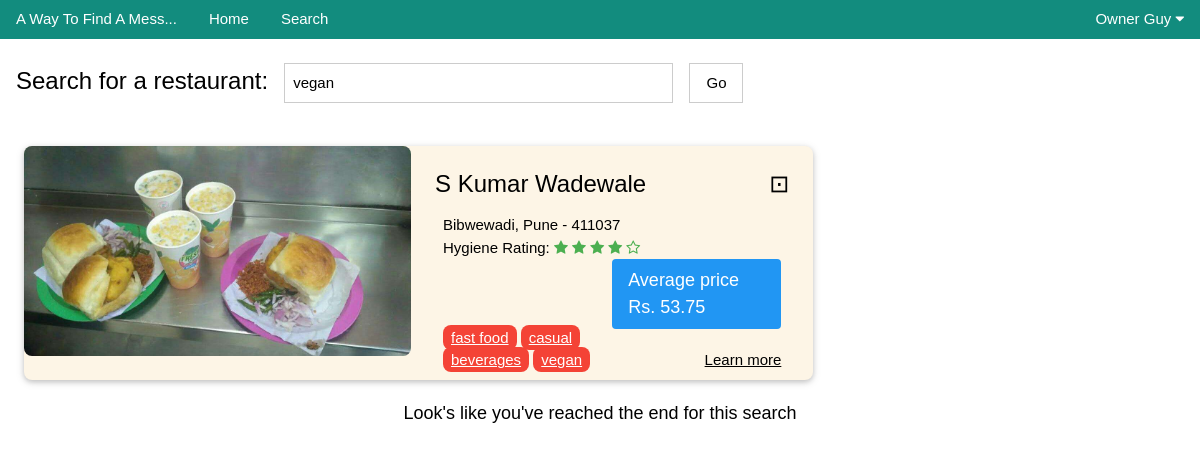
The app's page /search?text_query_name=vegan (signed in) with its own data.
### main.py (models this page shows)
class RestaurantsDB(db.Model):
	id = db.Column(db.Integer, primary_key=True, unique=True)
	name = db.Column(db.String(80))
	menu = db.Column(db.String(80))
	address = db.Column(db.String(80))
	phone = db.Column(db.String(20))
	website = db.Column(db.String(80))
	timing = db.Column(db.String(80))
	tags = db.Column(db.String(80))
	owner = db.Column(db.Integer)
	images = db.relationship('ImagesDB', backref='parent_rest')
	monthly_items = db.Column(db.String(300))
	rating = db.Column(db.Integer)
	vegetarian = db.Column(db.Boolean)
	average_cost = db.Column(db.Float)

class ImagesDB(db.Model):
	id = db.Column(db.Integer, primary_key=True, unique=True)
	image_name = db.Column(db.String(40))
	parent_id = db.Column(db.Integer, db.ForeignKey("restaurantsDB.id"))

### main.py (the view)
@app.route("/search", methods=["GET"])
def search():
	query_result = []
	if request.method == "GET":
		text_query = request.args.get("text_query_name")
		if text_query != None:
			text_query_list = text_query.split()
			query_result = RestaurantsDB.query.filter(RestaurantsDB.name.contains(text_query)).all()
			for restaurant in RestaurantsDB.query.all():
				if restaurant in query_result:
					continue
				for text_query_item in text_query_list:
					if restaurant in query_result:
						continue
					for sub_address in restaurant.address.split(", "):
						if text_query_item in sub_address.split():
							query_result.append(restaurant)
							break
				for text_query_item in text_query_list:
					if restaurant in query_result:
						continue
					for tag in restaurant.tags.split(", "):
						if text_query_item in tag:
							query_result.append(restaurant)
							break
		else:
			text_query = ""
	if "user" in session:
		loggedIn = [session["username"], session["account_type"]]
	else:
		loggedIn = None
	return render_template("search.html", logged_in=loggedIn, query_result=query_result, text_query=text_query)

### templates/search.html (shortened to what this page needs)
{% extends "base.html" %}
{% block css %}
	<link rel="stylesheet" href="http://static.sasongsmat.nu/fonts/vegetarian.css" />
{% endblock %}
{% block content %}
	<form method="get">
		<div class="w3-container w3-margin-top w3-padding">
			<div class="w3-xlarge w3-left w3-margin-right">Search for a restaurant:</div>
			<input type="text" class="w3-input w3-third w3-border" name="text_query_name" value="{{text_query}}" />
			<input type="submit" class="w3-button w3-border w3-margin-left w3-hover-green" name="button_submit" value="Go"/>
		</div>
	</form>
	<div class="w3-container w3-padding-small">
	{% for restaurant in query_result %}
		<div class="w3-card w3-margin w3-round-large w3-hover-shadow w3-sand				{% if restaurant.images %}
						w3-twothird
					{% else %}
						w3-half
					{% endif %}"	>
			{% if restaurant.images %}
				<div class="w3-left">
					<img src="{{url_for('send_image', filename=restaurant.images[0].image_name)}}" height="210px" class="w3-round-large" />
				</div>
			{% endif %}
			<div class="w3-container w3-rest">
				<div class="w3-margin-top w3-xlarge w3-padding-small">
					{{restaurant.name}}
					{% if restaurant.vegetarian == 1 %}
						<span class="vegetarianicon w3-right">⊡</span>
					{% endif %}
				</div>
				<div class="w3-padding w3-text-black">
					{{restaurant.address}}<br/>
					Hygiene Rating:
					{% for star in range(restaurant.rating|int) %}
						<i class="fa fa-star w3-text-green"></i>
					{% endfor %}
					{% for star in range(5-restaurant.rating|int) %}
						<i class="fa fa-star-o w3-text-green"></i>
					{% endfor %}
					<br/>
					<div class="w3-left-align">
						<div class="w3-large w3-right w3-blue w3-round w3-padding w3-half w3-margin-bottom">
						Average price Rs. {{ restaurant.average_cost }}
						</div>
						<br/><br/><br/>
						{% for tag in restaurant.tags.split(", ") %}
							<a href="/search?text_query_name={{tag}}" class=" w3-red w3-round-large w3-padding-small">{{tag}}</a>
						{% endfor %}
						<a href="/restaurant/{{restaurant.id}}" class="w3-hover-text-blue w3-right w3-text-black">Learn more</a>
					</div>
				</div>
			</div>
		</div>
	{% endfor %}
	</div>
	<div class="w3-container w3-center w3-large w3-margin-top-32">
		Look's like you've reached the end for this search
	</div>
{% endblock %}

### static/style/w3css.css (style rules this page uses)
html { box-sizing:border-box }
*,*:before,*:after { box-sizing:inherit }
html { -ms-text-size-adjust:100%;-webkit-text-size-adjust:100% }
body { margin:0 }
a { background-color:transparent }
img { border-style:none }
button,input,select,textarea,optgroup { font:inherit;margin:0 }
button,input { overflow:visible }
button,[type=button],[type=reset],[type=submit] { -webkit-appearance:button }
html,body { font-family:Verdana,sans-serif;font-size:15px;line-height:1.5 }
html { overflow-x:hidden }
img { vertical-align:middle }
a { color:inherit }
.w3-btn,.w3-button { border:none;display:inline-block;padding:8px 16px;vertical-align:middle;overflow:hidden;text-decoration:none;color:inherit;background-color:inherit;text-align:center;cursor:pointer;white-space:nowrap }
.w3-btn,.w3-button { -webkit-touch-callout:none;-webkit-user-select:none;-khtml-user-select:none;-moz-user-select:none;-ms-user-select:none;user-select:none }
.w3-input { padding:8px;display:block;border:none;border-bottom:1px solid #ccc;width:100% }
.w3-container:after,.w3-container:before,.w3-panel:after,.w3-panel:before,.w3-row:after,.w3-row:before,.w3-row-padding:after,.w3-row-padding:before, .w3-cell-row:before,.w3-cell-row:after,.w3-clear:after,.w3-clear:before,.w3-bar:before,.w3-bar:after { content:"";display:table;clear:both }
.w3-col,.w3-half,.w3-third,.w3-twothird,.w3-threequarter,.w3-quarter { float:left;width:100% }
@media (min-width:601px) { .w3-col.m4,.w3-third { width:33.33333% } }
@media (min-width:601px) { .w3-col.m6,.w3-half { width:49.99999% } }
@media (min-width:601px) { .w3-col.m8,.w3-twothird { width:66.66666% } }
.w3-rest { overflow:hidden }
.w3-round,.w3-round-medium { border-radius:4px }
.w3-round-large { border-radius:8px }
.w3-container,.w3-panel { padding:0.01em 16px }
.w3-card,.w3-card-2 { box-shadow:0 2px 5px 0 rgba(0,0,0,0.16),0 2px 10px 0 rgba(0,0,0,0.12) }
.w3-large { font-size:18px!important }
.w3-xlarge { font-size:24px!important }
.w3-left-align { text-align:left!important }
.w3-center { text-align:center!important }
.w3-border { border:1px solid #ccc!important }
.w3-margin { margin:16px!important }
.w3-margin-top { margin-top:16px!important }
.w3-margin-bottom { margin-bottom:16px!important }
.w3-margin-left { margin-left:16px!important }
.w3-margin-right { margin-right:16px!important }
.w3-padding-small { padding:4px 8px!important }
.w3-padding { padding:8px 16px!important }
.w3-left { float:left!important }
.w3-right { float:right!important }
.w3-blue,.w3-hover-blue:hover { color:#fff!important;background-color:#2196F3!important }
.w3-red,.w3-hover-red:hover { color:#fff!important;background-color:#f44336!important }
.w3-sand,.w3-hover-sand:hover { color:#000!important;background-color:#fdf5e6!important }
.w3-text-green,.w3-hover-text-green:hover { color:#4CAF50!important }
.w3-text-black,.w3-hover-text-black:hover { color:#000!important }

### records on screen
RestaurantsDB: image_name (picture), name "S Kumar Wadewale", address "Bibwewadi, Pune - 411037", rating 4 (drawn), average_cost "53.75", tag "fast food" "casual" "beverages" "vegan"

### other values on screen
{{ logged_in[0] }} "Owner Guy"
